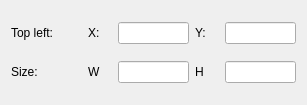
<?xml version="1.0" encoding="UTF-8"?>
<ui version="4.0">
 <class>RectForm</class>
 <widget class="QWidget" name="RectForm">
  <property name="geometry">
   <rect>
    <x>0</x>
    <y>0</y>
    <width>307</width>
    <height>105</height>
   </rect>
  </property>
  <property name="windowTitle">
   <string>Form</string>
  </property>
  <layout class="QHBoxLayout" name="horizontalLayout">
   <item>
    <layout class="QGridLayout" name="gridLayout" columnstretch="3,1,3,1,3">
     <item row="1" column="1">
      <widget class="QLabel" name="label_5">
       <property name="text">
        <string>W</string>
       </property>
      </widget>
     </item>
     <item row="1" column="4">
      <widget class="QLineEdit" name="sb_height"/>
     </item>
     <item row="0" column="3">
      <widget class="QLabel" name="label_2">
       <property name="text">
        <string>Y:</string>
       </property>
      </widget>
     </item>
     <item row="1" column="0">
      <widget class="QLabel" name="label_4">
       <property name="text">
        <string>Size: </string>
       </property>
      </widget>
     </item>
     <item row="0" column="1">
      <widget class="QLabel" name="label">
       <property name="text">
        <string>X:</string>
       </property>
      </widget>
     </item>
     <item row="1" column="2">
      <widget class="QLineEdit" name="sb_width"/>
     </item>
     <item row="0" column="0">
      <widget class="QLabel" name="label_3">
       <property name="text">
        <string>Top left: </string>
       </property>
      </widget>
     </item>
     <item row="0" column="2">
      <widget class="QLineEdit" name="sb_x"/>
     </item>
     <item row="0" column="4">
      <widget class="QLineEdit" name="sb_y"/>
     </item>
     <item row="1" column="3">
      <widget class="QLabel" name="label_6">
       <property name="text">
        <string>H</string>
       </property>
      </widget>
     </item>
    </layout>
   </item>
  </layout>
 </widget>
 <resources/>
 <connections/>
</ui>
